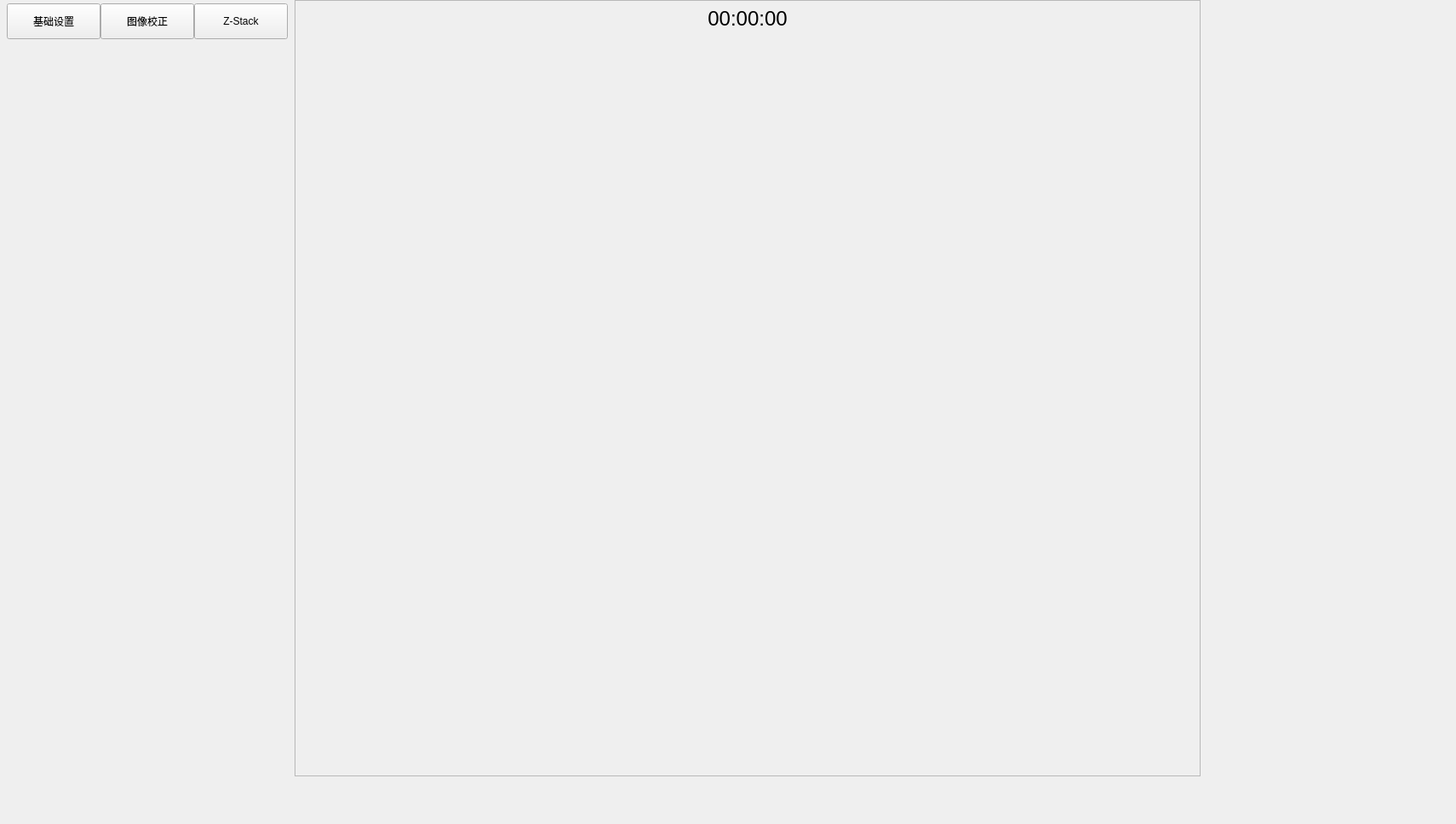
<?xml version="1.0" encoding="UTF-8"?>
<ui version="4.0">
 <class>PreviewPage</class>
 <widget class="QWidget" name="PreviewPage">
  <property name="geometry">
   <rect>
    <x>0</x>
    <y>0</y>
    <width>1710</width>
    <height>968</height>
   </rect>
  </property>
  <property name="windowTitle">
   <string>PreviewPage</string>
  </property>
  <layout class="QVBoxLayout" name="mainVerticalLayout">
   <property name="spacing">
    <number>0</number>
   </property>
   <property name="leftMargin">
    <number>0</number>
   </property>
   <property name="topMargin">
    <number>0</number>
   </property>
   <property name="rightMargin">
    <number>0</number>
   </property>
   <property name="bottomMargin">
    <number>0</number>
   </property>
   <item>
    <layout class="QHBoxLayout" name="contentHorizontalLayout">
     <property name="spacing">
      <number>0</number>
     </property>
     <item>
      <widget class="QWidget" name="leftPanelWidget">
       <property name="minimumSize">
        <size>
         <width>320</width>
         <height>0</height>
        </size>
       </property>
       <property name="maximumSize">
        <size>
         <width>380</width>
         <height>16777215</height>
        </size>
       </property>
       <layout class="QVBoxLayout" name="leftPanelVerticalLayout">
        <property name="spacing">
         <number>0</number>
        </property>
        <property name="leftMargin">
         <number>0</number>
        </property>
        <property name="topMargin">
         <number>0</number>
        </property>
        <property name="rightMargin">
         <number>0</number>
        </property>
        <property name="bottomMargin">
         <number>0</number>
        </property>
        <item>
         <widget class="QWidget" name="leftNavigationWidget">
          <property name="minimumSize">
           <size>
            <width>0</width>
            <height>50</height>
           </size>
          </property>
          <property name="maximumSize">
           <size>
            <width>16777215</width>
            <height>50</height>
           </size>
          </property>
          <layout class="QHBoxLayout" name="leftNavigationHorizontalLayout">
           <property name="spacing">
            <number>0</number>
           </property>
           <property name="leftMargin">
            <number>8</number>
           </property>
           <property name="topMargin">
            <number>4</number>
           </property>
           <property name="rightMargin">
            <number>8</number>
           </property>
           <property name="bottomMargin">
            <number>4</number>
           </property>
           <item>
            <widget class="QPushButton" name="buttonBasicSettingPage">
             <property name="minimumSize">
              <size>
               <width>110</width>
               <height>42</height>
              </size>
             </property>
             <property name="text">
              <string>基础设置</string>
             </property>
             <property name="checkable">
              <bool>true</bool>
             </property>
            </widget>
           </item>
           <item>
            <widget class="QPushButton" name="buttonImageCorrectionPage">
             <property name="minimumSize">
              <size>
               <width>110</width>
               <height>42</height>
              </size>
             </property>
             <property name="text">
              <string>图像校正</string>
             </property>
             <property name="checkable">
              <bool>true</bool>
             </property>
            </widget>
           </item>
           <item>
            <widget class="QPushButton" name="buttonZStackPage">
             <property name="minimumSize">
              <size>
               <width>110</width>
               <height>42</height>
              </size>
             </property>
             <property name="text">
              <string>Z-Stack</string>
             </property>
             <property name="checkable">
              <bool>true</bool>
             </property>
            </widget>
           </item>
          </layout>
         </widget>
        </item>
        <item>
         <widget class="QStackedWidget" name="leftPageStackedWidget">
          <property name="sizePolicy">
           <sizepolicy hsizetype="Expanding" vsizetype="Expanding">
            <horstretch>0</horstretch>
            <verstretch>1</verstretch>
           </sizepolicy>
          </property>
         </widget>
        </item>
       </layout>
      </widget>
     </item>
     <item>
      <widget class="QFrame" name="imageDisplayFrame">
       <property name="sizePolicy">
        <sizepolicy hsizetype="Expanding" vsizetype="Expanding">
         <horstretch>3</horstretch>
         <verstretch>1</verstretch>
        </sizepolicy>
       </property>
       <property name="minimumSize">
        <size>
         <width>360</width>
         <height>0</height>
        </size>
       </property>
       <property name="frameShape">
        <enum>QFrame::StyledPanel</enum>
       </property>
       <layout class="QVBoxLayout" name="imageDisplayVerticalLayout">
        <property name="spacing">
         <number>0</number>
        </property>
        <property name="leftMargin">
         <number>0</number>
        </property>
        <property name="topMargin">
         <number>0</number>
        </property>
        <property name="rightMargin">
         <number>0</number>
        </property>
        <property name="bottomMargin">
         <number>0</number>
        </property>
        <item>
         <layout class="QHBoxLayout" name="recordTimeHorizontalLayout">
          <property name="spacing">
           <number>0</number>
          </property>
          <item>
           <spacer name="recordTimeLeftSpacer">
            <property name="orientation">
             <enum>Qt::Horizontal</enum>
            </property>
            <property name="sizeHint" stdset="0">
             <size>
              <width>40</width>
              <height>20</height>
             </size>
            </property>
           </spacer>
          </item>
          <item>
           <widget class="QLabel" name="labelRecordTime">
            <property name="minimumSize">
             <size>
              <width>120</width>
              <height>42</height>
             </size>
            </property>
            <property name="font">
             <font>
              <pointsize>18</pointsize>
             </font>
            </property>
            <property name="text">
             <string>00:00:00</string>
            </property>
            <property name="alignment">
             <set>Qt::AlignCenter</set>
            </property>
           </widget>
          </item>
          <item>
           <spacer name="recordTimeRightSpacer">
            <property name="orientation">
             <enum>Qt::Horizontal</enum>
            </property>
            <property name="sizeHint" stdset="0">
             <size>
              <width>40</width>
              <height>20</height>
             </size>
            </property>
           </spacer>
          </item>
         </layout>
        </item>
        <item>
         <widget class="QWidget" name="cameraImageWidget">
          <property name="sizePolicy">
           <sizepolicy hsizetype="Expanding" vsizetype="Expanding">
            <horstretch>1</horstretch>
            <verstretch>1</verstretch>
           </sizepolicy>
          </property>
         </widget>
        </item>
       </layout>
      </widget>
     </item>
     <item>
      <widget class="QWidget" name="rightPanelWidget">
       <property name="sizePolicy">
        <sizepolicy hsizetype="Preferred" vsizetype="Expanding">
         <horstretch>0</horstretch>
         <verstretch>1</verstretch>
        </sizepolicy>
       </property>
       <property name="minimumSize">
        <size>
         <width>300</width>
         <height>0</height>
        </size>
       </property>
       <property name="maximumSize">
        <size>
         <width>420</width>
         <height>16777215</height>
        </size>
       </property>
       <layout class="QVBoxLayout" name="rightPanelLayout">
        <property name="spacing">
         <number>0</number>
        </property>
        <property name="leftMargin">
         <number>0</number>
        </property>
        <property name="topMargin">
         <number>0</number>
        </property>
        <property name="rightMargin">
         <number>0</number>
        </property>
        <property name="bottomMargin">
         <number>0</number>
        </property>
       </layout>
      </widget>
     </item>
    </layout>
   </item>
   <item>
    <widget class="QWidget" name="bottomPanelWidget">
     <property name="minimumSize">
      <size>
       <width>0</width>
       <height>56</height>
      </size>
     </property>
     <property name="maximumSize">
      <size>
       <width>16777215</width>
       <height>56</height>
      </size>
     </property>
     <layout class="QVBoxLayout" name="bottomPanelLayout">
      <property name="spacing">
       <number>0</number>
      </property>
      <property name="leftMargin">
       <number>0</number>
      </property>
      <property name="topMargin">
       <number>0</number>
      </property>
      <property name="rightMargin">
       <number>0</number>
      </property>
      <property name="bottomMargin">
       <number>0</number>
      </property>
     </layout>
    </widget>
   </item>
  </layout>
 </widget>
 <resources/>
 <connections/>
</ui>
